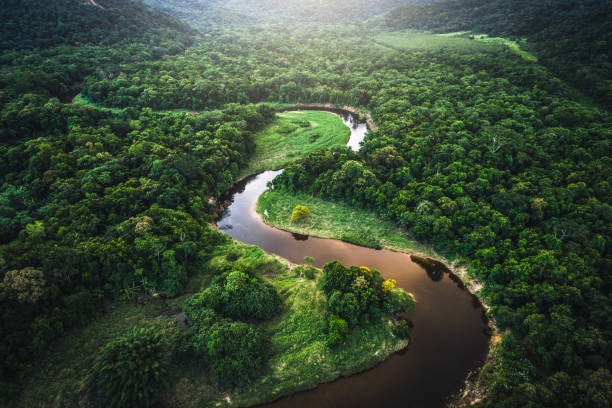
#> input picture 01.jpg, 612 x 408 px
$ python vv.py
#> lines starting #> are read from the running program, lines starting #| are printed output that depends on the picture; after the words box and inside, x2 and y2 are one past the last pixel; in counts of white or black regions, pixels touching at a corner belong together
#> the answer given: 01.jpg
#> in open_image_and_count_trees, img is the input picture: PIL image 612x408 RGB; mean R, G, B 60.1, 75.9, 54.7
# // program of  analyzing an image
from tkinter import Tk, filedialog
from PIL import Image, ImageDraw
import numpy as np
import cv2

def count_green_pixels(image):
    # Convert the image to a NumPy array
    img_np = np.array(image)

    # Convert the image to HSV color space
    hsv_img = cv2.cvtColor(img_np, cv2.COLOR_RGB2HSV)
#> hsv_img: shape (408, 612, 3); mean H, S, V 61.2, 92, 77.8

    # Define a lower and upper threshold for detecting green color
    lower_green = np.array([35, 50, 50])
    upper_green = np.array([85, 255, 255])

    # Create a mask using the thresholds
    mask = cv2.inRange(hsv_img, lower_green, upper_green)
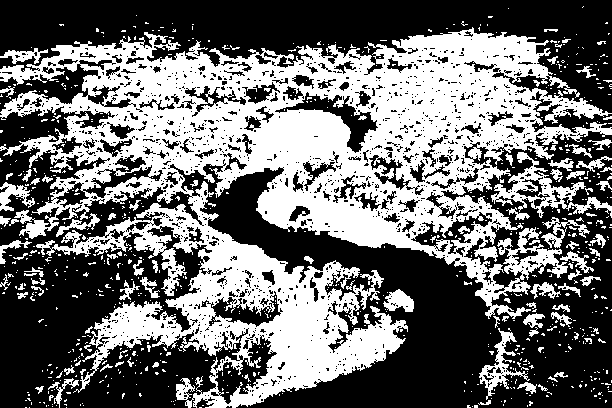
#> mask: shape (408, 612); 43.5% white; 777 white regions (683 under 20 px), largest, box (x1, y1, x2, y2) and area: (0, 27, 612, 408) 96055, (491, 152, 612, 218) 2001, (479, 328, 530, 400) 874

    # Count non-zero pixels (green areas)
    count_green = np.count_nonzero(mask)
#> count_green = 108708

    # Calculate the percentage of green pixels
    total_pixels = mask.shape[0] * mask.shape[1]
#> total_pixels = 249696
    green_percentage = (count_green / total_pixels) * 100
#> green_percentage = 43.54

    # Highlight green areas in red
    img_highlighted = np.copy(img_np)
    img_highlighted[mask != 0] = [255, 0, 0]  # Set green areas to red
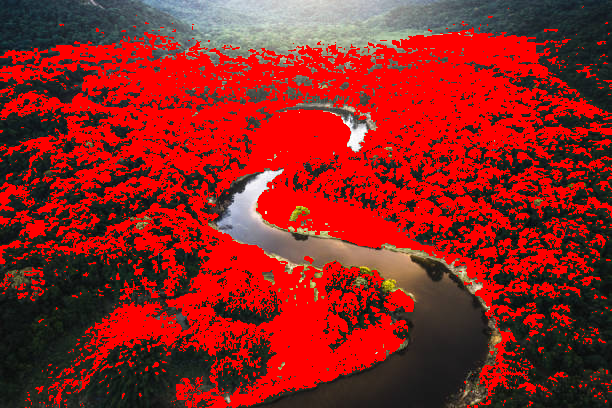
#> img_highlighted: shape (408, 612, 3); mean R, G, B 141.9, 35, 30.9

    return count_green, green_percentage, Image.fromarray(img_highlighted)


def open_image_and_count_trees():
    # Open a file dialog to select an image
    file_path = filedialog.askopenfilename()

    if file_path:
        # Open and display the image
        img = Image.open(file_path)
        img.show()

        # Count the number of green pixels and get the percentage
        green_pixel_count, green_percentage, img_highlighted = count_green_pixels(img)
#> green_pixel_count = 108708; green_percentage = 43.54
        print(f"Estimated tree count: {green_pixel_count}")
#| Estimated tree count: 108708
        print(f"Percentage of trees: {green_percentage:.2f}%")
#| Percentage of trees: 43.54%

        # Display the image with green areas highlighted in red
        img_highlighted.show()


if __name__ == "__main__":
    # Create a Tkinter root window
    root = Tk()
    root.withdraw()  # Hide the root window

    # Call the function to open the image and count trees
    open_image_and_count_trees()

$ run again, on 3.jpg
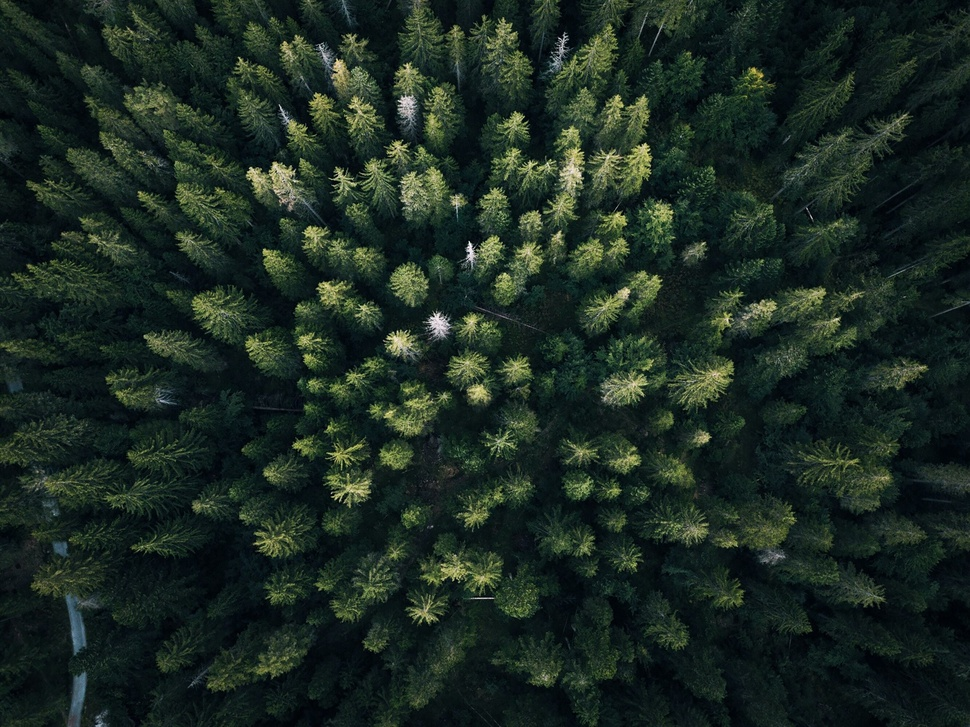
#> input picture 3.jpg, 970 x 727 px, shrunk from 2668 x 2000 before the run
#> in open_image_and_count_trees, img is the input picture: PIL image 970x727 RGB; mean R, G, B 27.6, 41.9, 33.7
#> hsv_img: shape (727, 970, 3); mean H, S, V 78.8, 131.2, 42.8
#> in count_green_pixels, `mask = cv2.inRange(hsv_img, lower_green, upper_green)`:
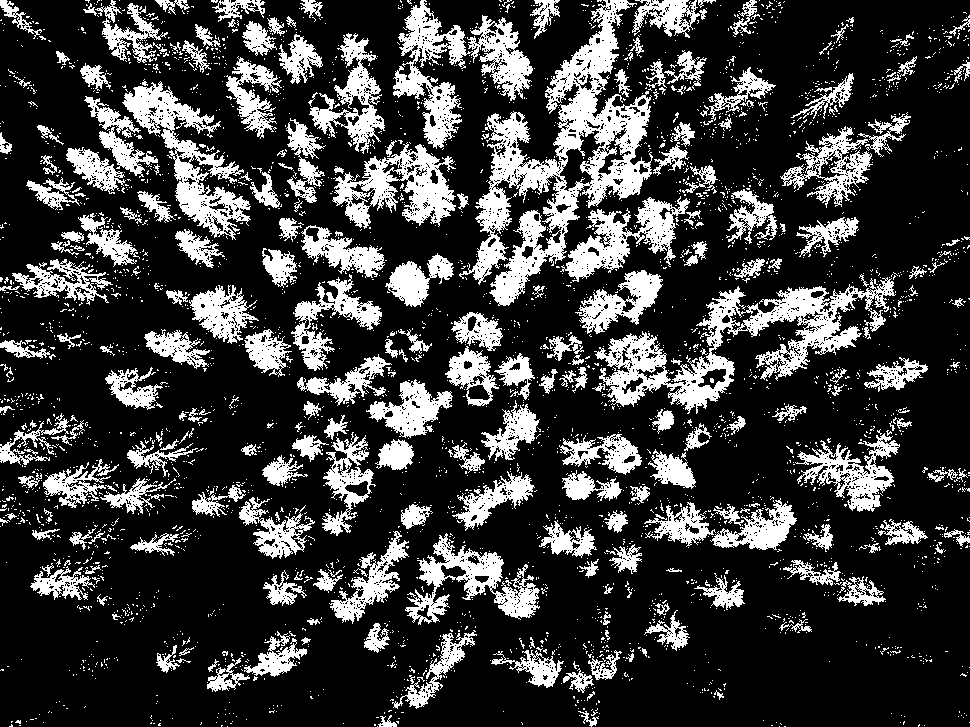
#> mask: shape (727, 970); 23.4% white; 3547 white regions (3268 under 20 px), largest, box (x1, y1, x2, y2) and area: (459, 0, 653, 306) 16994, (594, 277, 896, 414) 11026, (393, 0, 533, 149) 6724
#> count_green = 164698
#> in count_green_pixels, `green_percentage = (count_green / total_pixels) * 100`: green_percentage = 23.36
#> in count_green_pixels, `img_highlighted[mask != 0] = [255, 0, 0]`:
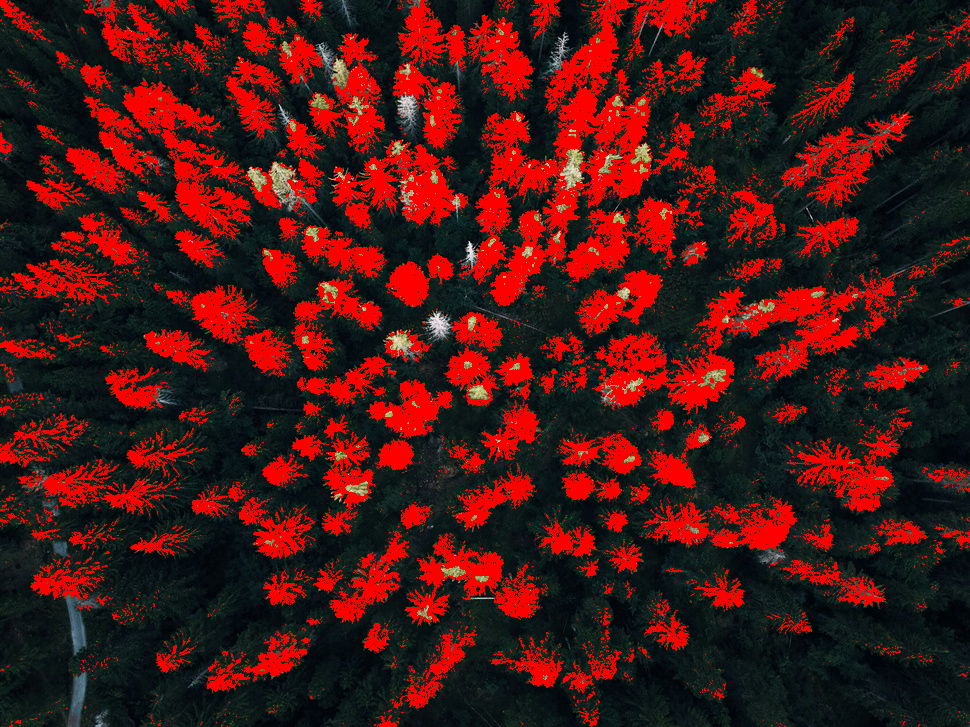
#> img_highlighted: shape (727, 970, 3); mean R, G, B 72.5, 23.1, 20.9
#> in open_image_and_count_trees, `green_pixel_count, green_percentage, img_highlighted = count_green_pix..`: green_pixel_count = 164698; green_percentage = 23.36
#| Estimated tree count: 164698
#| Percentage of trees: 23.36%
